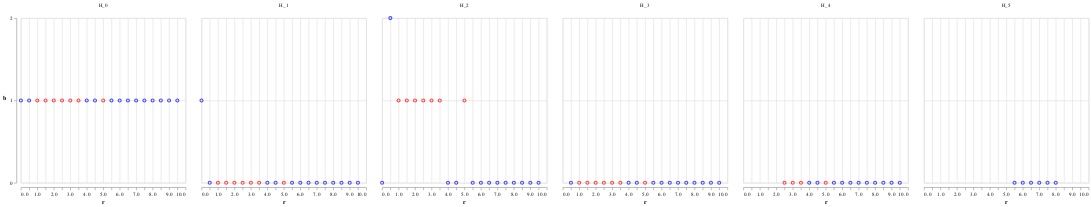

The code cell stored with this chart in its notebook:
### Code cell
vlShow $ drawPersistentHomologies (simplicialHomologyOverQ . wComplex 2) eqSphere 0.5 20

### Figure 1 — Vega-Lite specification as saved in the notebook (floating-point values rounded to 4 significant figures)
{"$schema": "https://vega.github.io/schema/vega-lite/v4.json", "data": {"values": [{"b": 1, "c": "0", "h": "H_0", "r": 0}, {"b": 1, "c": "0", "h": "H_1", "r": 0}, {"b": 0, "c": "0", "h": "H_2", "r": 0}, {"b": 1, "c": "0", "h": "H_0", "r": 0.5}, {"b": 0, "c": "0", "h": "H_1", "r": 0.5}, {"b": 2, "c": "0", "h": "H_2", "r": 0.5}, {"b": 0, "c": "0", "h": "H_3", "r": 0.5}, {"b": 1, "c": "1", "h": "H_0", "r": 1}, {"b": 0, "c": "1", "h": "H_1", "r": 1}, {"b": 1, "c": "1", "h": "H_2", "r": 1}, {"b": 0, "c": "1", "h": "H_3", "r": 1}, {"b": 1, "c": "1", "h": "H_0", "r": 1.5}, {"b": 0, "c": "1", "h": "H_1", "r": 1.5}, {"b": 1, "c": "1", "h": "H_2", "r": 1.5}, {"b": 0, "c": "1", "h": "H_3", "r": 1.5}, {"b": 1, "c": "1", "h": "H_0", "r": 2}, {"b": 0, "c": "1", "h": "H_1", "r": 2}, {"b": 1, "c": "1", "h": "H_2", "r": 2}, {"b": 0, "c": "1", "h": "H_3", "r": 2}, {"b": 1, "c": "1", "h": "H_0", "r": 2.5}, {"b": 0, "c": "1", "h": "H_1", "r": 2.5}, {"b": 1, "c": "1", "h": "H_2", "r": 2.5}, {"b": 0, "c": "1", "h": "H_3", "r": 2.5}, {"b": 0, "c": "1", "h": "H_4", "r": 2.5}, {"b": 1, "c": "1", "h": "H_0", "r": 3}, {"b": 0, "c": "1", "h": "H_1", "r": 3}, {"b": 1, "c": "1", "h": "H_2", "r": 3}, {"b": 0, "c": "1", "h": "H_3", "r": 3}, {"b": 0, "c": "1", "h": "H_4", "r": 3}, {"b": 1, "c": "1", "h": "H_0", "r": 3.5}, {"b": 0, "c": "1", "h": "H_1", "r": 3.5}, {"b": 1, "c": "1", "h": "H_2", "r": 3.5}, {"b": 0, "c": "1", "h": "H_3", "r": 3.5}, {"b": 0, "c": "1", "h": "H_4", "r": 3.5}, {"b": 1, "c": "0", "h": "H_0", "r": 4}, {"b": 0, "c": "0", "h": "H_1", "r": 4}, {"b": 0, "c": "0", "h": "H_2", "r": 4}, {"b": 0, "c": "0", "h": "H_3", "r": 4}, {"b": 0, "c": "0", "h": "H_4", "r": 4}, {"b": 1, "c": "0", "h": "H_0", "r": 4.5}, {"b": 0, "c": "0", "h": "H_1", "r": 4.5}, {"b": 0, "c": "0", "h": "H_2", "r": 4.5}, {"b": 0, "c": "0", "h": "H_3", "r": 4.5}, {"b": 0, "c": "0", "h": "H_4", "r": 4.5}, {"b": 1, "c": "1", "h": "H_0", "r": 5}, {"b": 0, "c": "1", "h": "H_1", "r": 5}, {"b": 1, "c": "1", "h": "H_2", "r": 5}, {"b": 0, "c": "1", "h": "H_3", "r": 5}, {"b": 0, "c": "1", "h": "H_4", "r": 5}, {"b": 1, "c": "0", "h": "H_0", "r": 5.5}, {"b": 0, "c": "0", "h": "H_1", "r": 5.5}, {"b": 0, "c": "0", "h": "H_2", "r": 5.5}, {"b": 0, "c": "0", "h": "H_3", "r": 5.5}, {"b": 0, "c": "0", "h": "H_4", "r": 5.5}, {"b": 0, "c": "0", "h": "H_5", "r": 5.5}, {"b": 1, "c": "0", "h": "H_0", "r": 6}, {"b": 0, "c": "0", "h": "H_1", "r": 6}, {"b": 0, "c": "0", "h": "H_2", "r": 6}, {"b": 0, "c": "0", "h": "H_3", "r": 6}, {"b": 0, "c": "0", "h": "H_4", "r": 6}, {"b": 0, "c": "0", "h": "H_5", "r": 6}, {"b": 1, "c": "0", "h": "H_0", "r": 6.5}, {"b": 0, "c": "0", "h": "H_1", "r": 6.5}, {"b": 0, "c": "0", "h": "H_2", "r": 6.5}, {"b": 0, "c": "0", "h": "H_3", "r": 6.5}, {"b": 0, "c": "0", "h": "H_4", "r": 6.5}, {"b": 0, "c": "0", "h": "H_5", "r": 6.5}, {"b": 1, "c": "0", "h": "H_0", "r": 7}, {"b": 0, "c": "0", "h": "H_1", "r": 7}, {"b": 0, "c": "0", "h": "H_2", "r": 7}, {"b": 0, "c": "0", "h": "H_3", "r": 7}, {"b": 0, "c": "0", "h": "H_4", "r": 7}, {"b": 0, "c": "0", "h": "H_5", "r": 7}, {"b": 1, "c": "0", "h": "H_0", "r": 7.5}, {"b": 0, "c": "0", "h": "H_1", "r": 7.5}, {"b": 0, "c": "0", "h": "H_2", "r": 7.5}, {"b": 0, "c": "0", "h": "H_3", "r": 7.5}, {"b": 0, "c": "0", "h": "H_4", "r": 7.5}, {"b": 0, "c": "0", "h": "H_5", "r": 7.5}, {"b": 1, "c": "0", "h": "H_0", "r": 8}, {"b": 0, "c": "0", "h": "H_1", "r": 8}, {"b": 0, "c": "0", "h": "H_2", "r": 8}, {"b": 0, "c": "0", "h": "H_3", "r": 8}, {"b": 0, "c": "0", "h": "H_4", "r": 8}, {"b": 0, "c": "0", "h": "H_5", "r": 8}, {"b": 1, "c": "0", "h": "H_0", "r": 8.5}, {"b": 0, "c": "0", "h": "H_1", "r": 8.5}, {"b": 0, "c": "0", "h": "H_2", "r": 8.5}, {"b": 0, "c": "0", "h": "H_3", "r": 8.5}, {"b": 0, "c": "0", "h": "H_4", "r": 8.5}, {"b": 1, "c": "0", "h": "H_0", "r": 9}, {"b": 0, "c": "0", "h": "H_1", "r": 9}, {"b": 0, "c": "0", "h": "H_2", "r": 9}, {"b": 0, "c": "0", "h": "H_3", "r": 9}, {"b": 0, "c": "0", "h": "H_4", "r": 9}, {"b": 1, "c": "0", "h": "H_0", "r": 9.5}, {"b": 0, "c": "0", "h": "H_1", "r": 9.5}, {"b": 0, "c": "0", "h": "H_2", "r": 9.5}, {"b": 0, "c": "0", "h": "H_3", "r": 9.5}, {"b": 0, "c": "0", "h": "H_4", "r": 9.5}]}, "encoding": {"color": {"field": "c", "legend": null, "scale": {"range": ["blue", "red"]}}, "column": {"field": "h", "title": null, "type": "nominal"}, "x": {"axis": {"tickCount": 20}, "field": "r", "type": "quantitative"}, "y": {"axis": {"tickCount": 2, "titleAngle": 0, "titlePadding": 10}, "field": "b", "type": "quantitative"}}, "mark": "point"}
